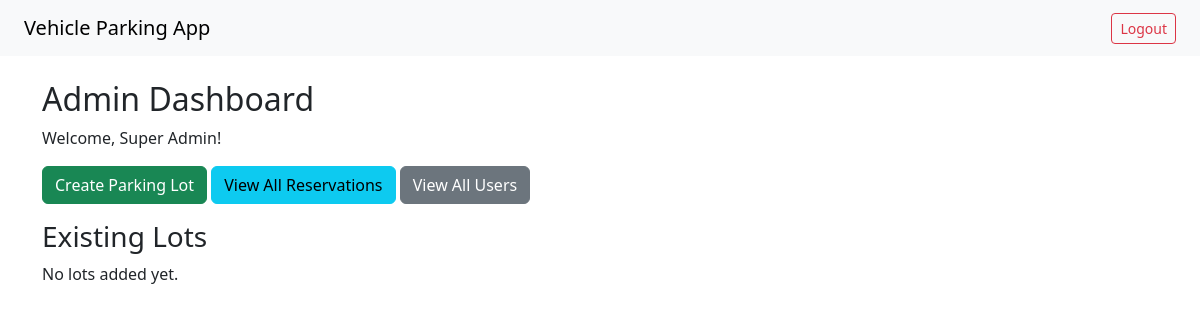
/admin/dashboard (signed in), run on an earlier commit of the app's database.
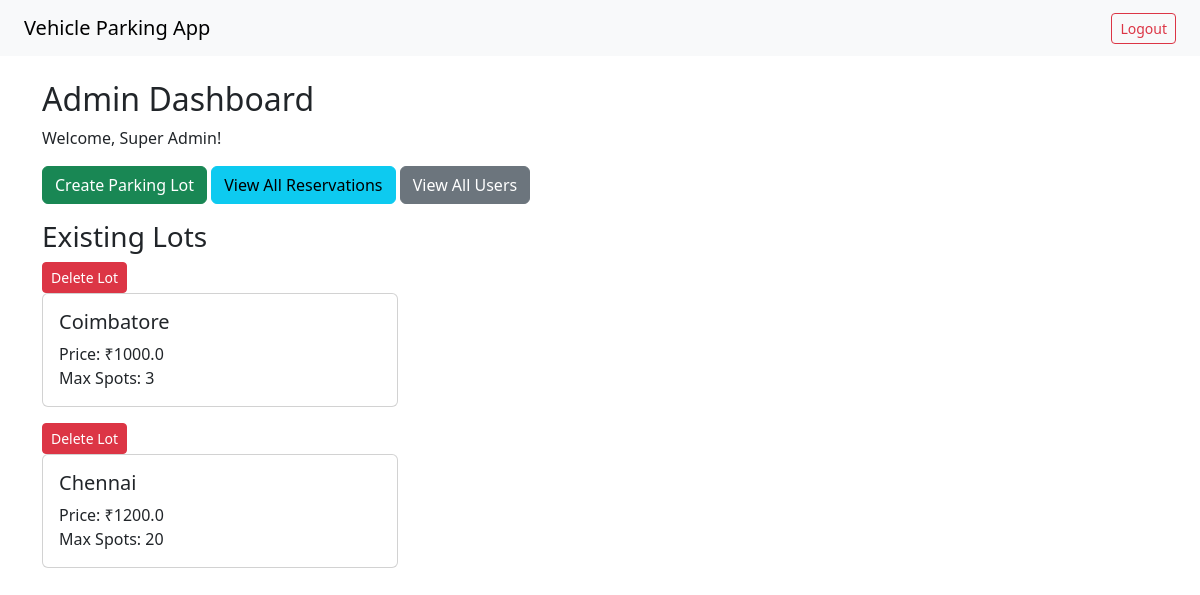
And on a later commit of the database.
### app/models.py (models this page shows)
class ParkingLot(db.Model):
    id = db.Column(db.Integer, primary_key=True)
    prime_location_name = db.Column(db.String(100), nullable=False)
    price = db.Column(db.Float, nullable=False)
    address = db.Column(db.String(200))
    pin_code = db.Column(db.String(10))
    max_spots = db.Column(db.Integer, nullable=False)
    spots = db.relationship('ParkingSpot', backref='lot', lazy=True)

### app/routes/admin.py (the view)
@admin_bp.route('/dashboard')
@login_required
def dashboard():
    if not current_user.is_admin:
        return "Access denied", 403
    lots = ParkingLot.query.all()
    return render_template('admin/dashboard.html', lots=lots, user=current_user)

### app/__init__.py (called while the page is built)
def create_app():
    app = Flask(__name__)
    app.config['SECRET_KEY'] = 'aathi-vehicle-parking-123'
    app.config['SQLALCHEMY_DATABASE_URI'] = 'sqlite:///app.db'
    app.config['SQLALCHEMY_TRACK_MODIFICATIONS'] = False
    db.init_app(app)
    login_manager.init_app(app)
    @login_manager.user_loader
    def load_user(user_id):
        return User.query.get(int(user_id))
    from app.routes.admin import admin_bp
    from app.routes.user import user_bp
    from app.routes.auth import auth_bp
    from app.errors import register_error_handlers
    app.register_blueprint(admin_bp)
    app.register_blueprint(user_bp)
    app.register_blueprint(auth_bp)
    register_error_handlers(app)
    with app.app_context():
        from app import models
        db.create_all()
    @app.route('/')
    def home():
        return redirect(url_for('auth.login'))
    return app

### app/templates/admin/dashboard.html
{% extends 'base.html' %}
{% block content %}
  <h2>Admin Dashboard</h2>
  <p>Welcome, {{ user.full_name }}!</p>
  <a href="{{ url_for('admin.create_lot') }}" class="btn btn-success mb-3">Create Parking Lot</a>
  <a href="{{ url_for('admin.view_all_reservations') }}" class="btn btn-info mb-3">View All Reservations</a>
  <a href="{{ url_for('admin.view_users') }}" class="btn btn-secondary mb-3">View All Users</a>
  <h3>Existing Lots</h3>
  {% if lots %}
    <div class="row">
      {% for lot in lots %}
        <form method="POST" action="{{ url_for('admin.delete_lot', lot_id=lot.id) }}" onsubmit="return confirm('Are you sure you want to delete this lot?');">
          <button type="submit" class="btn btn-danger btn-sm">Delete Lot</button>
        </form>
        <div class="col-md-4">
          <div class="card mb-3">
            <div class="card-body">
              <h5 class="card-title">{{ lot.prime_location_name }}</h5>
              <p class="card-text">
                Price: ₹{{ lot.price }}<br>
                Max Spots: {{ lot.max_spots }}
              </p>
            </div>
          </div>
        </div>
      {% endfor %}
    </div>
  {% else %}
    <p>No lots added yet.</p>
  {% endif %}
{% endblock %}

What changed in the data, as far as the page shows it:
added ParkingLot: prime_location_name "Coimbatore", price "1000.0", max_spots "3"
added ParkingLot: prime_location_name "Chennai", price "1200.0", max_spots "20"
Also different on the page:
text no longer shown: "No lots added yet."
